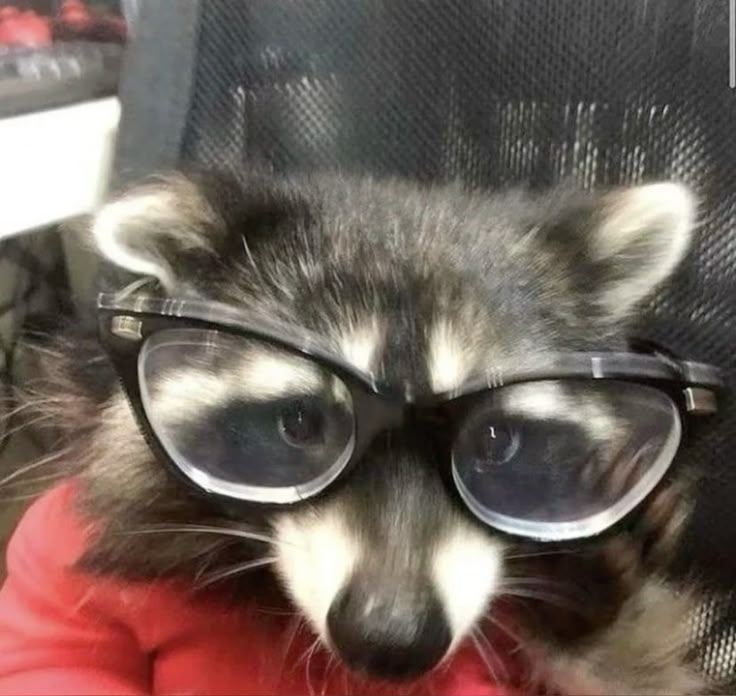
#> input picture Mapachin.jpg, 736 x 696 px, found by its file name
$ python p10-lineas-va-0150.py
#> lines starting #> are read from the running program, lines starting #| are printed output that depends on the picture; after the words box and inside, x2 and y2 are one past the last pixel; in counts of white or black regions, pixels touching at a corner belong together
# Estudiante: Zavala Medina | NC: 0150
import cv2
import numpy as np

# 1. Cargar imagen y convertir a grises
img = cv2.imread('mapachin.jpg')
#> img is the input picture: shape (696, 736, 3); mean B, G, R 89.6, 96.8, 111.8
gray = cv2.cvtColor(img, cv2.COLOR_BGR2GRAY)
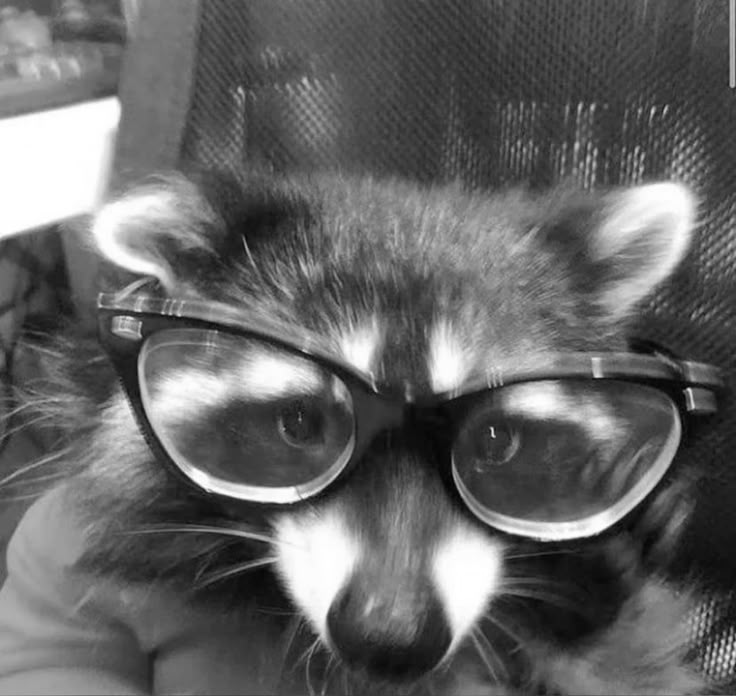
#> gray: shape (696, 736); min 2, max 255, mean 100.5

# 2. Detección de bordes
edges = cv2.Canny(gray, threshold1=50, threshold2=150)
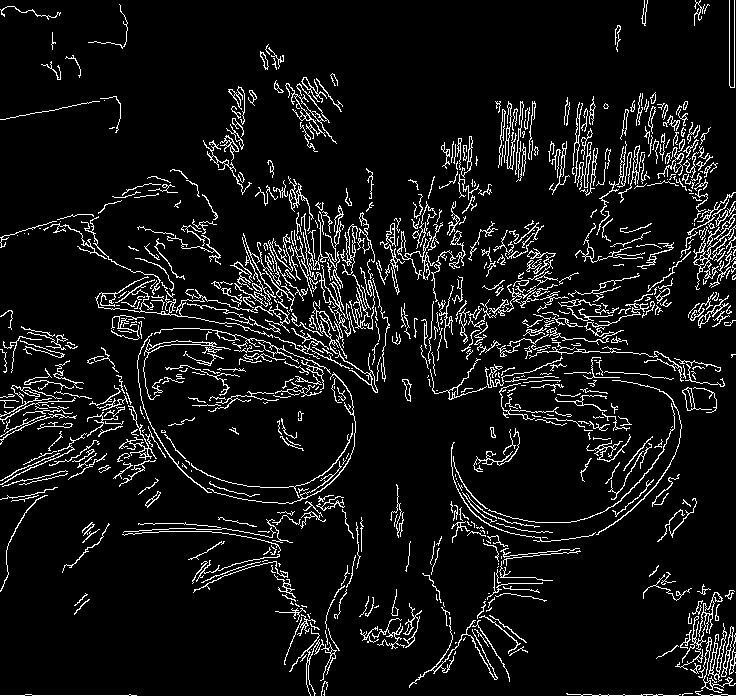
#> edges: shape (696, 736); 7.9% white in thin lines or dots

# --- CÓDIGO BASE ---
lines = cv2.HoughLinesP(edges, rho=1, theta=np.pi/180, threshold=100, minLineLength=100, maxLineGap=10)
#> lines = 33 rows, first 6: [581, 695, 682, 695], [222, 290, 370, 242], [251, 362, 379, 299], [279, 332, 389, 327], [396, 343, 562, 283], [100, 422, 292, 303]
img_base = img.copy()

if lines is not None:
    for x1, y1, x2, y2 in lines.reshape(-1, 4):
        cv2.line(img_base, (x1, y1), (x2, y2), (0, 255, 0), 2)
#> this loop made 33 passes
#> (x1, y1, x2, y2) on passes 1 to 12: (581, 695, 682, 695), (222, 290, 370, 242), (251, 362, 379, 299), (279, 332, 389, 327), (396, 343, 562, 283), (100, 422, 292, 303), (385, 341, 485, 329), (223, 292, 465, 218), (374, 350, 486, 307), (218, 288, 368, 239), (249, 361, 378, 298), (252, 362, 379, 303)
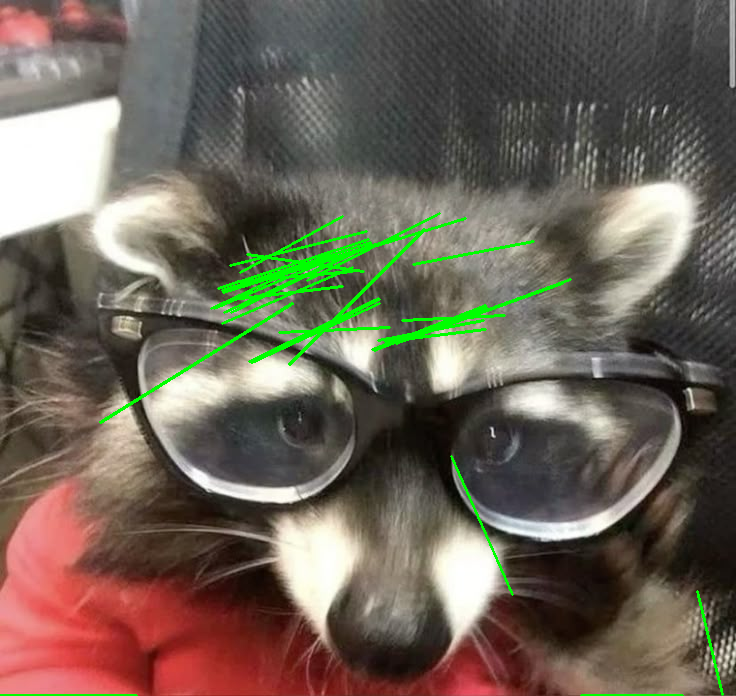
#> img_base: shape (696, 736, 3); 2.06% of pixels changed, all inside (x1, y1, x2, y2) = (0, 212, 724, 696)

# --- EXPERIMENTO A (NC: 50) ---
lines_expA = cv2.HoughLinesP(edges, 1, np.pi/180, threshold=50, minLineLength=50, maxLineGap=5)
#> lines_expA = 31 rows, first 6: [592, 695, 646, 695], [500, 305, 562, 283], [269, 275, 370, 242], [309, 318, 376, 326], [729, 271, 729, 210], [620, 167, 699, 127]
img_expA = img.copy()

if lines_expA is not None:
    for x1, y1, x2, y2 in lines_expA.reshape(-1, 4):
        cv2.line(img_expA, (x1, y1), (x2, y2), (255, 0, 0), 2)
#> this loop made 31 passes
#> (x1, y1, x2, y2) on passes 1 to 12: (592, 695, 646, 695), (500, 305, 562, 283), (269, 275, 370, 242), (309, 318, 376, 326), (729, 271, 729, 210), (620, 167, 699, 127), (256, 299, 313, 290), (284, 359, 341, 304), (426, 330, 486, 307), (254, 291, 306, 268), (241, 290, 297, 277), (242, 279, 320, 251)
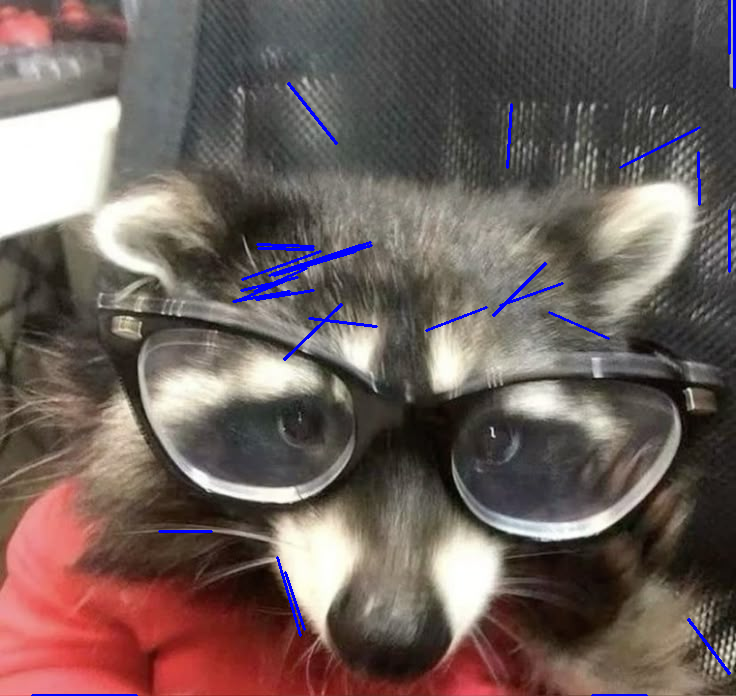
#> img_expA: shape (696, 736, 3); 1.12% of pixels changed, all inside (x1, y1, x2, y2) = (31, 0, 736, 696)

# --- EXPERIMENTO B (NC: 150) ---
lines_expB = cv2.HoughLinesP(edges, 1, np.pi/180, threshold=150, minLineLength=150, maxLineGap=20)
#> lines_expB = 23 rows, first 6: [581, 695, 735, 695], [464, 349, 632, 352], [369, 353, 562, 282], [379, 335, 575, 290], [0, 484, 162, 391], [250, 324, 404, 316]
img_expB = img.copy()

if lines_expB is not None:
    for x1, y1, x2, y2 in lines_expB.reshape(-1, 4):
        cv2.line(img_expB, (x1, y1), (x2, y2), (0, 0, 255), 2)
#> this loop made 23 passes
#> (x1, y1, x2, y2) on passes 1 to 12: (581, 695, 735, 695), (464, 349, 632, 352), (369, 353, 562, 282), (379, 335, 575, 290), (0, 484, 162, 391), (250, 324, 404, 316), (200, 374, 407, 315), (112, 325, 472, 208), (95, 404, 275, 352), (112, 326, 428, 223), (244, 329, 481, 321), (161, 313, 458, 217)
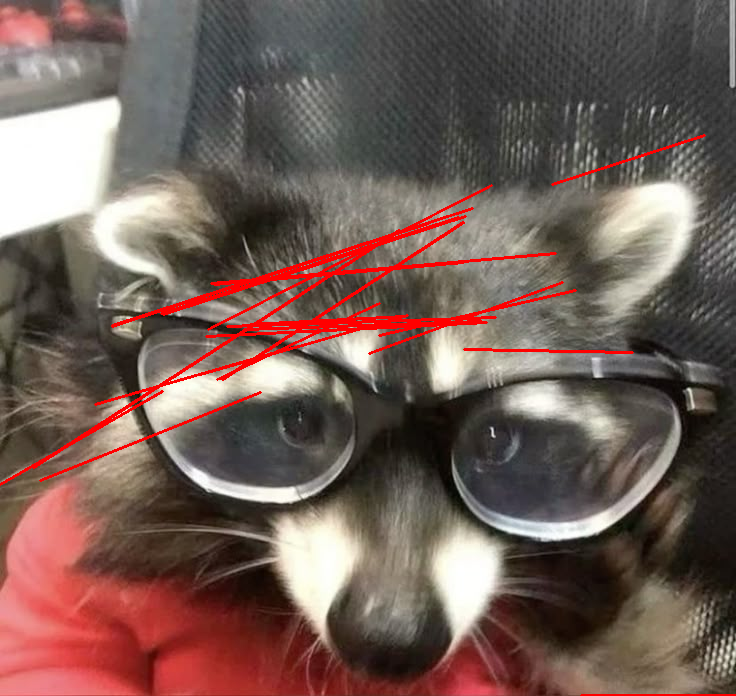
#> img_expB: shape (696, 736, 3); 2.64% of pixels changed, all inside (x1, y1, x2, y2) = (0, 134, 736, 696)

# Visualización
cv2.imshow('Base', img_base)
cv2.imshow('Exp A (Sensible - 50)', img_expA)
cv2.imshow('Exp B (Estricto - 150)', img_expB)
cv2.waitKey(0)
cv2.destroyAllWindows()

print("Estudiante: Zavala Medina | Numero de estudiante: 0150")
